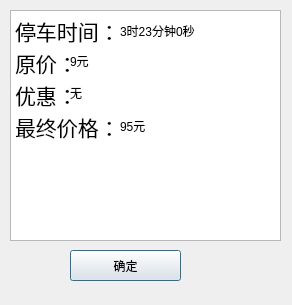
<?xml version="1.0" encoding="UTF-8"?>
<ui version="4.0">
 <class>chargeDetail</class>
 <widget class="QDialog" name="chargeDetail">
  <property name="geometry">
   <rect>
    <x>0</x>
    <y>0</y>
    <width>292</width>
    <height>305</height>
   </rect>
  </property>
  <property name="windowTitle">
   <string>收费详情</string>
  </property>
  <widget class="QTextBrowser" name="textBrowser">
   <property name="geometry">
    <rect>
     <x>10</x>
     <y>10</y>
     <width>271</width>
     <height>231</height>
    </rect>
   </property>
   <property name="html">
    <string>&lt;!DOCTYPE HTML PUBLIC &quot;-//W3C//DTD HTML 4.0//EN&quot; &quot;http://www.w3.org/TR/REC-html40/strict.dtd&quot;&gt;
&lt;html&gt;&lt;head&gt;&lt;meta name=&quot;qrichtext&quot; content=&quot;1&quot; /&gt;&lt;meta charset=&quot;utf-8&quot; /&gt;&lt;style type=&quot;text/css&quot;&gt;
p, li { white-space: pre-wrap; }
hr { height: 1px; border-width: 0; }
li.unchecked::marker { content: &quot;\2610&quot;; }
li.checked::marker { content: &quot;\2612&quot;; }
&lt;/style&gt;&lt;/head&gt;&lt;body style=&quot; font-family:'Ubuntu'; font-size:11pt; font-weight:400; font-style:normal;&quot;&gt;
&lt;p style=&quot; margin-top:0px; margin-bottom:0px; margin-left:0px; margin-right:0px; -qt-block-indent:0; text-indent:0px;&quot;&gt;&lt;span style=&quot; font-size:16pt;&quot;&gt;停车时间：&lt;/span&gt;&lt;/p&gt;
&lt;p style=&quot; margin-top:0px; margin-bottom:0px; margin-left:0px; margin-right:0px; -qt-block-indent:0; text-indent:0px;&quot;&gt;&lt;span style=&quot; font-size:16pt;&quot;&gt;原价：&lt;/span&gt;&lt;/p&gt;
&lt;p style=&quot; margin-top:0px; margin-bottom:0px; margin-left:0px; margin-right:0px; -qt-block-indent:0; text-indent:0px;&quot;&gt;&lt;span style=&quot; font-size:16pt;&quot;&gt;优惠：&lt;/span&gt;&lt;/p&gt;
&lt;p style=&quot; margin-top:0px; margin-bottom:0px; margin-left:0px; margin-right:0px; -qt-block-indent:0; text-indent:0px;&quot;&gt;&lt;span style=&quot; font-size:16pt;&quot;&gt;最终价格：&lt;/span&gt;&lt;/p&gt;&lt;/body&gt;&lt;/html&gt;</string>
   </property>
  </widget>
  <widget class="QPushButton" name="pushButton">
   <property name="geometry">
    <rect>
     <x>70</x>
     <y>250</y>
     <width>111</width>
     <height>31</height>
    </rect>
   </property>
   <property name="text">
    <string>确定</string>
   </property>
  </widget>
  <widget class="QLabel" name="label">
   <property name="geometry">
    <rect>
     <x>120</x>
     <y>20</y>
     <width>151</width>
     <height>21</height>
    </rect>
   </property>
   <property name="styleSheet">
    <string notr="true">font: 500 14pt &quot;aakar&quot;;</string>
   </property>
   <property name="text">
    <string>3时23分钟0秒</string>
   </property>
  </widget>
  <widget class="QLabel" name="label_2">
   <property name="geometry">
    <rect>
     <x>70</x>
     <y>51</y>
     <width>151</width>
     <height>20</height>
    </rect>
   </property>
   <property name="styleSheet">
    <string notr="true">font: 500 14pt &quot;aakar&quot;;</string>
   </property>
   <property name="text">
    <string>9元</string>
   </property>
  </widget>
  <widget class="QLabel" name="label_3">
   <property name="geometry">
    <rect>
     <x>70</x>
     <y>72</y>
     <width>151</width>
     <height>41</height>
    </rect>
   </property>
   <property name="styleSheet">
    <string notr="true">font: 500 14pt &quot;aakar&quot;;</string>
   </property>
   <property name="text">
    <string>无</string>
   </property>
  </widget>
  <widget class="QLabel" name="label_4">
   <property name="geometry">
    <rect>
     <x>120</x>
     <y>110</y>
     <width>151</width>
     <height>31</height>
    </rect>
   </property>
   <property name="styleSheet">
    <string notr="true">font: 500 14pt &quot;aakar&quot;;</string>
   </property>
   <property name="text">
    <string>95元</string>
   </property>
  </widget>
 </widget>
 <resources/>
 <connections/>
</ui>
